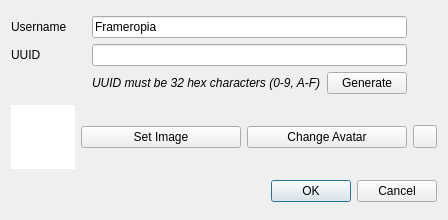
<?xml version="1.0" encoding="UTF-8"?>
<ui version="4.0">
 <class>NewUserDialog</class>
 <widget class="QDialog" name="NewUserDialog">
  <property name="geometry">
   <rect>
    <x>0</x>
    <y>0</y>
    <width>448</width>
    <height>220</height>
   </rect>
  </property>
  <property name="windowTitle">
   <string>New User</string>
  </property>
  <layout class="QGridLayout" name="gridLayout_2">
   <item row="2" column="1" colspan="3">
    <widget class="QDialogButtonBox" name="buttonBox">
     <property name="orientation">
      <enum>Qt::Orientation::Horizontal</enum>
     </property>
     <property name="standardButtons">
      <set>QDialogButtonBox::StandardButton::Cancel|QDialogButtonBox::StandardButton::Ok</set>
     </property>
    </widget>
   </item>
   <item row="1" column="2">
    <widget class="QPushButton" name="setAvatar">
     <property name="text">
      <string>Change Avatar</string>
     </property>
    </widget>
   </item>
   <item row="1" column="1">
    <widget class="QPushButton" name="selectImage">
     <property name="text">
      <string>Set Image</string>
     </property>
    </widget>
   </item>
   <item row="1" column="3">
    <widget class="QToolButton" name="revert">
     <property name="text">
      <string/>
     </property>
    </widget>
   </item>
   <item row="0" column="0" colspan="4">
    <layout class="QGridLayout" name="gridLayout">
     <item row="1" column="0">
      <widget class="QLabel" name="label">
       <property name="text">
        <string>UUID</string>
       </property>
      </widget>
     </item>
     <item row="0" column="1" colspan="2">
      <widget class="QLineEdit" name="username">
       <property name="text">
        <string>Frameropia</string>
       </property>
      </widget>
     </item>
     <item row="1" column="1" colspan="2">
      <widget class="QLineEdit" name="uuid"/>
     </item>
     <item row="0" column="0">
      <widget class="QLabel" name="label_2">
       <property name="text">
        <string>Username</string>
       </property>
      </widget>
     </item>
     <item row="2" column="1">
      <widget class="QLabel" name="label_3">
       <property name="font">
        <font>
         <italic>true</italic>
        </font>
       </property>
       <property name="text">
        <string>UUID must be 32 hex characters (0-9, A-F)</string>
       </property>
      </widget>
     </item>
     <item row="2" column="2">
      <widget class="QPushButton" name="generate">
       <property name="text">
        <string>Generate</string>
       </property>
      </widget>
     </item>
     <item row="1" column="3">
      <widget class="QLabel" name="uuidVerified">
       <property name="sizePolicy">
        <sizepolicy hsizetype="Fixed" vsizetype="Preferred">
         <horstretch>0</horstretch>
         <verstretch>0</verstretch>
        </sizepolicy>
       </property>
       <property name="minimumSize">
        <size>
         <width>24</width>
         <height>0</height>
        </size>
       </property>
      </widget>
     </item>
     <item row="0" column="3">
      <widget class="QLabel" name="usernameVerified">
       <property name="text">
        <string/>
       </property>
      </widget>
     </item>
    </layout>
   </item>
   <item row="1" column="0">
    <widget class="QGraphicsView" name="image">
     <property name="sizePolicy">
      <sizepolicy hsizetype="Expanding" vsizetype="Expanding">
       <horstretch>0</horstretch>
       <verstretch>0</verstretch>
      </sizepolicy>
     </property>
     <property name="minimumSize">
      <size>
       <width>64</width>
       <height>64</height>
      </size>
     </property>
     <property name="maximumSize">
      <size>
       <width>64</width>
       <height>64</height>
      </size>
     </property>
     <property name="frameShape">
      <enum>QFrame::Shape::NoFrame</enum>
     </property>
     <property name="frameShadow">
      <enum>QFrame::Shadow::Plain</enum>
     </property>
     <property name="verticalScrollBarPolicy">
      <enum>Qt::ScrollBarPolicy::ScrollBarAlwaysOff</enum>
     </property>
     <property name="horizontalScrollBarPolicy">
      <enum>Qt::ScrollBarPolicy::ScrollBarAlwaysOff</enum>
     </property>
     <property name="interactive">
      <bool>false</bool>
     </property>
    </widget>
   </item>
  </layout>
 </widget>
 <resources/>
 <connections>
  <connection>
   <sender>buttonBox</sender>
   <signal>accepted()</signal>
   <receiver>NewUserDialog</receiver>
   <slot>accept()</slot>
   <hints>
    <hint type="sourcelabel">
     <x>248</x>
     <y>254</y>
    </hint>
    <hint type="destinationlabel">
     <x>157</x>
     <y>274</y>
    </hint>
   </hints>
  </connection>
  <connection>
   <sender>buttonBox</sender>
   <signal>rejected()</signal>
   <receiver>NewUserDialog</receiver>
   <slot>reject()</slot>
   <hints>
    <hint type="sourcelabel">
     <x>316</x>
     <y>260</y>
    </hint>
    <hint type="destinationlabel">
     <x>286</x>
     <y>274</y>
    </hint>
   </hints>
  </connection>
 </connections>
</ui>
